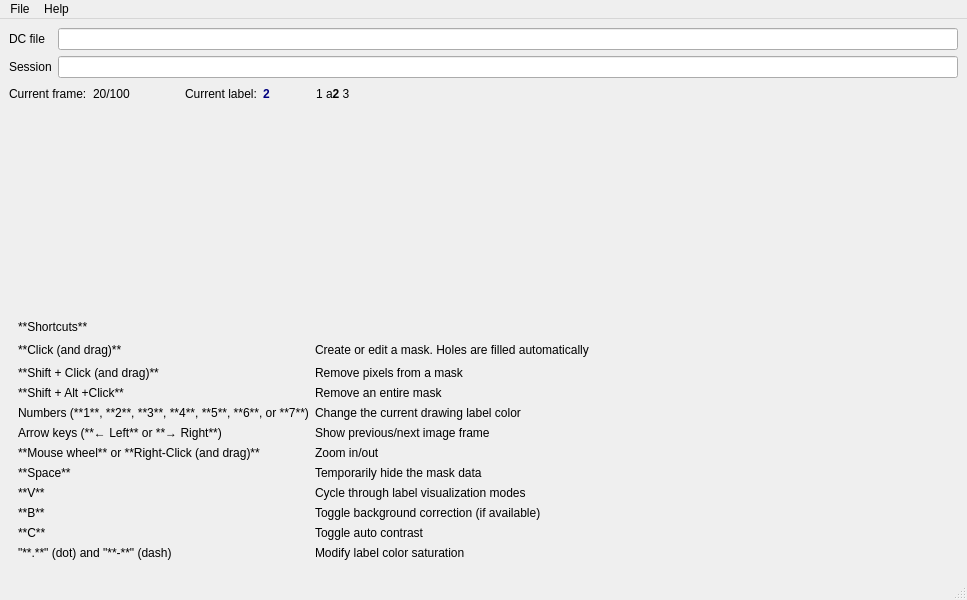
<?xml version="1.0" encoding="UTF-8"?>
<ui version="4.0">
 <class>MainWindow</class>
 <widget class="QMainWindow" name="MainWindow">
  <property name="geometry">
   <rect>
    <x>0</x>
    <y>0</y>
    <width>967</width>
    <height>600</height>
   </rect>
  </property>
  <property name="windowTitle">
   <string>MainWindow</string>
  </property>
  <widget class="QWidget" name="centralwidget">
   <layout class="QVBoxLayout" name="verticalLayout">
    <item>
     <layout class="QGridLayout" name="gridLayout">
      <item row="1" column="1">
       <widget class="QLineEdit" name="lineEdit_session">
        <property name="readOnly">
         <bool>true</bool>
        </property>
       </widget>
      </item>
      <item row="0" column="1">
       <widget class="QLineEdit" name="lineEdit_source">
        <property name="readOnly">
         <bool>true</bool>
        </property>
       </widget>
      </item>
      <item row="0" column="0">
       <widget class="QLabel" name="label">
        <property name="text">
         <string>DC file</string>
        </property>
       </widget>
      </item>
      <item row="1" column="0">
       <widget class="QLabel" name="label_2">
        <property name="text">
         <string>Session</string>
        </property>
       </widget>
      </item>
     </layout>
    </item>
    <item>
     <layout class="QHBoxLayout" name="horizontalLayout">
      <item>
       <widget class="QLabel" name="label_26">
        <property name="text">
         <string>Current frame:</string>
        </property>
       </widget>
      </item>
      <item>
       <widget class="QLabel" name="label_frame">
        <property name="text">
         <string>20/100</string>
        </property>
       </widget>
      </item>
      <item>
       <spacer name="horizontalSpacer_3">
        <property name="orientation">
         <enum>Qt::Orientation::Horizontal</enum>
        </property>
        <property name="sizeType">
         <enum>QSizePolicy::Policy::Fixed</enum>
        </property>
        <property name="sizeHint" stdset="0">
         <size>
          <width>40</width>
          <height>20</height>
         </size>
        </property>
       </spacer>
      </item>
      <item>
       <widget class="QWidget" name="widget_labels" native="true">
        <layout class="QHBoxLayout" name="horizontalLayout_2">
         <property name="topMargin">
          <number>0</number>
         </property>
         <property name="bottomMargin">
          <number>0</number>
         </property>
         <item>
          <widget class="QLabel" name="label_28">
           <property name="text">
            <string>Current label:</string>
           </property>
          </widget>
         </item>
         <item>
          <widget class="QLabel" name="label_label_current">
           <property name="text">
            <string>&lt;html&gt;&lt;head/&gt;&lt;body&gt;&lt;p&gt;&lt;span style=&quot; font-weight:700; color:#00007f;&quot;&gt;2&lt;/span&gt;&lt;/p&gt;&lt;/body&gt;&lt;/html&gt;</string>
           </property>
          </widget>
         </item>
         <item>
          <spacer name="horizontalSpacer_4">
           <property name="orientation">
            <enum>Qt::Orientation::Horizontal</enum>
           </property>
           <property name="sizeType">
            <enum>QSizePolicy::Policy::Fixed</enum>
           </property>
           <property name="sizeHint" stdset="0">
            <size>
             <width>40</width>
             <height>20</height>
            </size>
           </property>
          </spacer>
         </item>
         <item>
          <widget class="QLabel" name="label_labels_available">
           <property name="text">
            <string>1 a&lt;b&gt;2&lt;/b&gt; 3</string>
           </property>
          </widget>
         </item>
        </layout>
       </widget>
      </item>
      <item>
       <spacer name="horizontalSpacer_2">
        <property name="orientation">
         <enum>Qt::Orientation::Horizontal</enum>
        </property>
        <property name="sizeHint" stdset="0">
         <size>
          <width>40</width>
          <height>20</height>
         </size>
        </property>
       </spacer>
      </item>
     </layout>
    </item>
    <item>
     <widget class="GraphicsLayoutWidget" name="graphics_widget" native="true">
      <property name="sizePolicy">
       <sizepolicy hsizetype="Expanding" vsizetype="Expanding">
        <horstretch>0</horstretch>
        <verstretch>0</verstretch>
       </sizepolicy>
      </property>
     </widget>
    </item>
    <item>
     <widget class="QWidget" name="widget" native="true">
      <layout class="QGridLayout" name="gridLayout_2">
       <item row="5" column="1">
        <widget class="QLabel" name="label_13">
         <property name="text">
          <string>Show previous/next image frame</string>
         </property>
        </widget>
       </item>
       <item row="9" column="0">
        <widget class="QLabel" name="label_20">
         <property name="text">
          <string>**B**</string>
         </property>
         <property name="textFormat">
          <enum>Qt::TextFormat::MarkdownText</enum>
         </property>
        </widget>
       </item>
       <item row="5" column="0">
        <widget class="QLabel" name="label_12">
         <property name="text">
          <string>Arrow keys (**← Left** or **→ Right**)</string>
         </property>
         <property name="textFormat">
          <enum>Qt::TextFormat::MarkdownText</enum>
         </property>
        </widget>
       </item>
       <item row="8" column="1">
        <widget class="QLabel" name="label_19">
         <property name="text">
          <string>Cycle through label visualization modes</string>
         </property>
        </widget>
       </item>
       <item row="6" column="1">
        <widget class="QLabel" name="label_15">
         <property name="text">
          <string>Zoom in/out</string>
         </property>
        </widget>
       </item>
       <item row="10" column="0">
        <widget class="QLabel" name="label_22">
         <property name="text">
          <string>**C**</string>
         </property>
         <property name="textFormat">
          <enum>Qt::TextFormat::MarkdownText</enum>
         </property>
        </widget>
       </item>
       <item row="3" column="0">
        <widget class="QLabel" name="label_8">
         <property name="text">
          <string>**Shift + Alt +Click**</string>
         </property>
         <property name="textFormat">
          <enum>Qt::TextFormat::MarkdownText</enum>
         </property>
        </widget>
       </item>
       <item row="4" column="1">
        <widget class="QLabel" name="label_11">
         <property name="text">
          <string>Change the current drawing label color</string>
         </property>
        </widget>
       </item>
       <item row="10" column="1">
        <widget class="QLabel" name="label_23">
         <property name="text">
          <string>Toggle auto contrast</string>
         </property>
        </widget>
       </item>
       <item row="11" column="0">
        <widget class="QLabel" name="label_24">
         <property name="text">
          <string>&quot;**.**&quot; (dot) and &quot;**-**&quot; (dash)</string>
         </property>
         <property name="textFormat">
          <enum>Qt::TextFormat::MarkdownText</enum>
         </property>
        </widget>
       </item>
       <item row="7" column="0">
        <widget class="QLabel" name="label_16">
         <property name="text">
          <string>**Space**</string>
         </property>
         <property name="textFormat">
          <enum>Qt::TextFormat::MarkdownText</enum>
         </property>
        </widget>
       </item>
       <item row="2" column="0">
        <widget class="QLabel" name="label_4">
         <property name="text">
          <string>**Shift + Click (and drag)**</string>
         </property>
         <property name="textFormat">
          <enum>Qt::TextFormat::MarkdownText</enum>
         </property>
        </widget>
       </item>
       <item row="11" column="1">
        <widget class="QLabel" name="label_25">
         <property name="text">
          <string>Modify label color saturation</string>
         </property>
        </widget>
       </item>
       <item row="9" column="1">
        <widget class="QLabel" name="label_21">
         <property name="text">
          <string>Toggle background correction (if available)</string>
         </property>
        </widget>
       </item>
       <item row="6" column="0">
        <widget class="QLabel" name="label_14">
         <property name="text">
          <string>**Mouse wheel** or **Right-Click (and drag)**</string>
         </property>
         <property name="textFormat">
          <enum>Qt::TextFormat::MarkdownText</enum>
         </property>
        </widget>
       </item>
       <item row="1" column="0">
        <widget class="QLabel" name="label_6">
         <property name="text">
          <string>**Click (and drag)**</string>
         </property>
         <property name="textFormat">
          <enum>Qt::TextFormat::MarkdownText</enum>
         </property>
        </widget>
       </item>
       <item row="2" column="1">
        <widget class="QLabel" name="label_5">
         <property name="text">
          <string>Remove pixels from a mask</string>
         </property>
        </widget>
       </item>
       <item row="7" column="1">
        <widget class="QLabel" name="label_17">
         <property name="text">
          <string>Temporarily hide the mask data</string>
         </property>
        </widget>
       </item>
       <item row="3" column="1">
        <widget class="QLabel" name="label_9">
         <property name="text">
          <string>Remove an entire mask</string>
         </property>
        </widget>
       </item>
       <item row="0" column="0">
        <widget class="QLabel" name="label_3">
         <property name="text">
          <string>**Shortcuts**</string>
         </property>
         <property name="textFormat">
          <enum>Qt::TextFormat::MarkdownText</enum>
         </property>
        </widget>
       </item>
       <item row="4" column="0">
        <widget class="QLabel" name="label_10">
         <property name="text">
          <string>Numbers (**1**, **2**, **3**, **4**, **5**, **6**, or **7**)</string>
         </property>
         <property name="textFormat">
          <enum>Qt::TextFormat::MarkdownText</enum>
         </property>
        </widget>
       </item>
       <item row="1" column="1">
        <widget class="QLabel" name="label_7">
         <property name="text">
          <string>Create or edit a mask. Holes are filled automatically</string>
         </property>
        </widget>
       </item>
       <item row="8" column="0">
        <widget class="QLabel" name="label_18">
         <property name="text">
          <string>**V**</string>
         </property>
         <property name="textFormat">
          <enum>Qt::TextFormat::MarkdownText</enum>
         </property>
        </widget>
       </item>
       <item row="1" column="2">
        <spacer name="horizontalSpacer">
         <property name="orientation">
          <enum>Qt::Orientation::Horizontal</enum>
         </property>
         <property name="sizeHint" stdset="0">
          <size>
           <width>40</width>
           <height>20</height>
          </size>
         </property>
        </spacer>
       </item>
      </layout>
     </widget>
    </item>
   </layout>
  </widget>
  <widget class="QMenuBar" name="menubar">
   <property name="geometry">
    <rect>
     <x>0</x>
     <y>0</y>
     <width>967</width>
     <height>23</height>
    </rect>
   </property>
   <widget class="QMenu" name="menuFile">
    <property name="title">
     <string>File</string>
    </property>
    <addaction name="actionSegmentRrtdcFile"/>
    <addaction name="actionSegmentPngImages"/>
    <addaction name="separator"/>
    <addaction name="actionExportImages"/>
    <addaction name="separator"/>
    <addaction name="actionQuit"/>
   </widget>
   <widget class="QMenu" name="menuHelp">
    <property name="title">
     <string>Help</string>
    </property>
    <addaction name="actionAbout"/>
    <addaction name="actionSoftware"/>
    <addaction name="actionDocumentation"/>
   </widget>
   <addaction name="menuFile"/>
   <addaction name="menuHelp"/>
  </widget>
  <widget class="QStatusBar" name="statusbar"/>
  <action name="actionOpen_rtdc_file">
   <property name="text">
    <string>Start/continue segmenting an .rtdc file...</string>
   </property>
  </action>
  <action name="actionSegmentRrtdcFile">
   <property name="text">
    <string>Segment .&amp;rtdc file...</string>
   </property>
  </action>
  <action name="actionSegmentPngImages">
   <property name="text">
    <string>Segment .&amp;png images...</string>
   </property>
  </action>
  <action name="actionQuit">
   <property name="text">
    <string>&amp;Quit</string>
   </property>
  </action>
  <action name="actionExportImages">
   <property name="text">
    <string>&amp;Export images...</string>
   </property>
  </action>
  <action name="actionAbout">
   <property name="text">
    <string>About</string>
   </property>
  </action>
  <action name="actionSoftware">
   <property name="text">
    <string>Software</string>
   </property>
  </action>
  <action name="actionDocumentation">
   <property name="text">
    <string>Documentation</string>
   </property>
  </action>
 </widget>
 <customwidgets>
  <customwidget>
   <class>GraphicsLayoutWidget</class>
   <extends>QWidget</extends>
   <header>pyqtgraph</header>
   <container>1</container>
  </customwidget>
 </customwidgets>
 <resources/>
 <connections/>
</ui>
